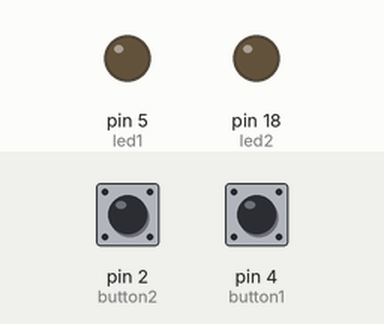
This sketch was run on a simulated Arduino Uno, built with avr-gcc and run on an emulated ATmega328P. Shown: output pins drawn as LEDs (lit = HIGH). Inputs (shaded band) come from the test bench; at power-on: pin 2 (button2) LOW, pin 4 (button1) LOW.

Above: at 1.2 s.
1.3 s: pin 2 (button2) pulled HIGH for 1 s
At 3.3 s:
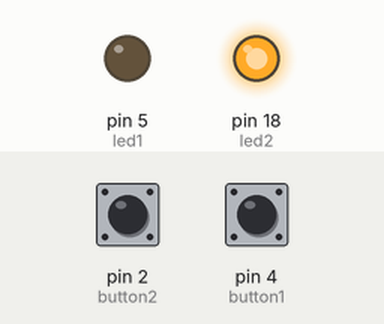
3.8 s: pin 2 (button2) pulled HIGH for 0.15 s
At 4.5 s:
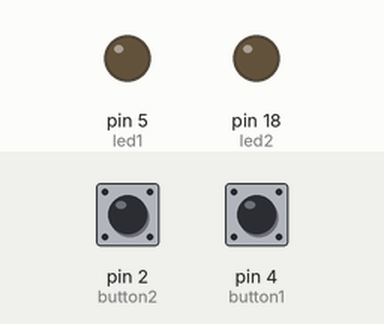
5.4 s: pin 4 (button1) pulled HIGH for 0.15 s
At 5.47 s:
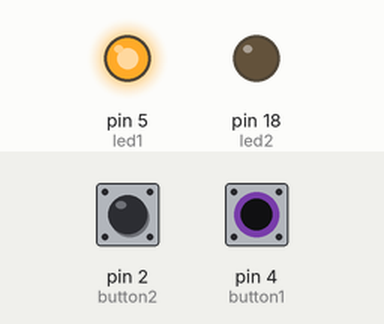
7.0 s: pin 4 (button1) pulled HIGH for 3.2 s
At 10.5 s:
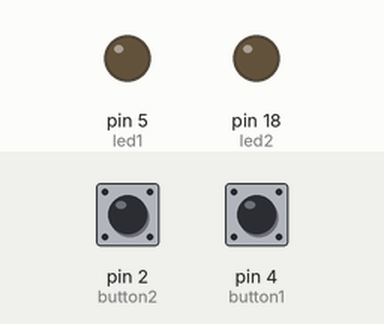
Timing chart, 0 to 12.0 s (numbered marks = the images above; inputs shaded):
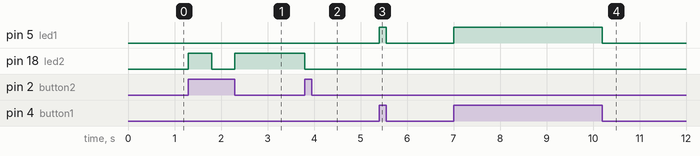

Measured:
- after the input at 1.3 s, pin 18 (led2): LOW → HIGH at once, → LOW 0.50 s later, → HIGH 0.50 s later
- after the input at 3.8 s, pin 18 (led2): HIGH → LOW at once
- after the input at 5.4 s, pin 5 (led1): LOW → HIGH at once, → LOW 0.15 s later
- after the input at 7.0 s, pin 5 (led1): LOW → HIGH at once, → LOW 3.2 s later

The sketch:

Blink_500ms_2_led_2_button.ino
```cpp
// mengatur posisi PIN
const int button1 = 4;  // button1 dihubungkan pada pin GPIO4
const int button2 = 2;  // button2 dihubungkan pada pin GPIO2
const int led1 = 5;     // LED1 dihubungkan pada pin GPIO 5
const int led2 = 18;     // LED2 dihubungkan pada pin GPIO 18

// variable untuk menyimpan keadaan button, 0 atau 1
int buttonState1 = 0;
int buttonState2 = 0;

// variable untuk keadaan Led
int ledState = LOW;                // kondisi yang akan digunakan untuk set LED
unsigned long previousMillis = 0;  // waktu Led setelah mati
const long interval = 500;         // interval untuk blink (milliseconds)

void setup() {
  // menginisialisasi button sebagai input
  pinMode(button1, INPUT);
  pinMode(button2, INPUT);

  // menginisialisasi LED sebagai output
  pinMode(led1, OUTPUT);
  pinMode(led2, OUTPUT);
}

void loop() {

  unsigned long currentMillis = millis();

  // membaca kondisi button
  buttonState1 = digitalRead(button1);
  buttonState2 = digitalRead(button2);

  // Jika button1 ditekan maka led1 akan menyala
  if (buttonState1 == HIGH) {
    digitalWrite(led1, HIGH);
  }
  // Jika tidak maka led1 akan mati
  else {
    digitalWrite(led1, LOW);
  }

  // Jika button2 ditekan maka kedua led akan blink 500ms
  if (buttonState2 == HIGH) {
    if (currentMillis - previousMillis >= interval) {
      previousMillis = currentMillis;  // Menyimpan waktu terakhir LED ngeblink

      // jika led dalam keadaan mati, maka nyalakan dan sebaliknya
      if (ledState == LOW) {
        ledState = HIGH;
      } else {
        ledState = LOW;
      }

      // atur nyala atau mati LED sesuai dengan nilai variable ledState
      digitalWrite(led1, ledState);
      digitalWrite(led2, ledState);
    }
  }
}
```
